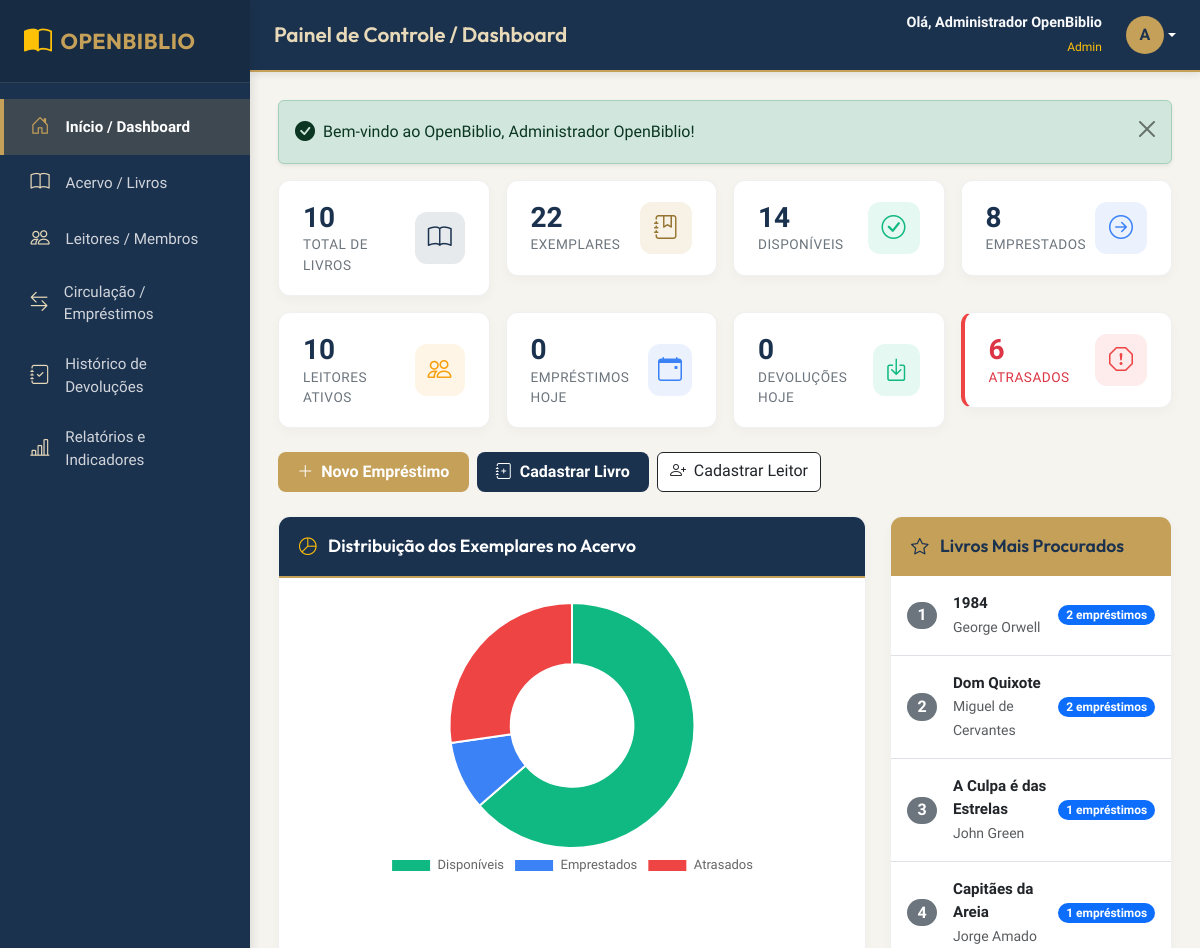
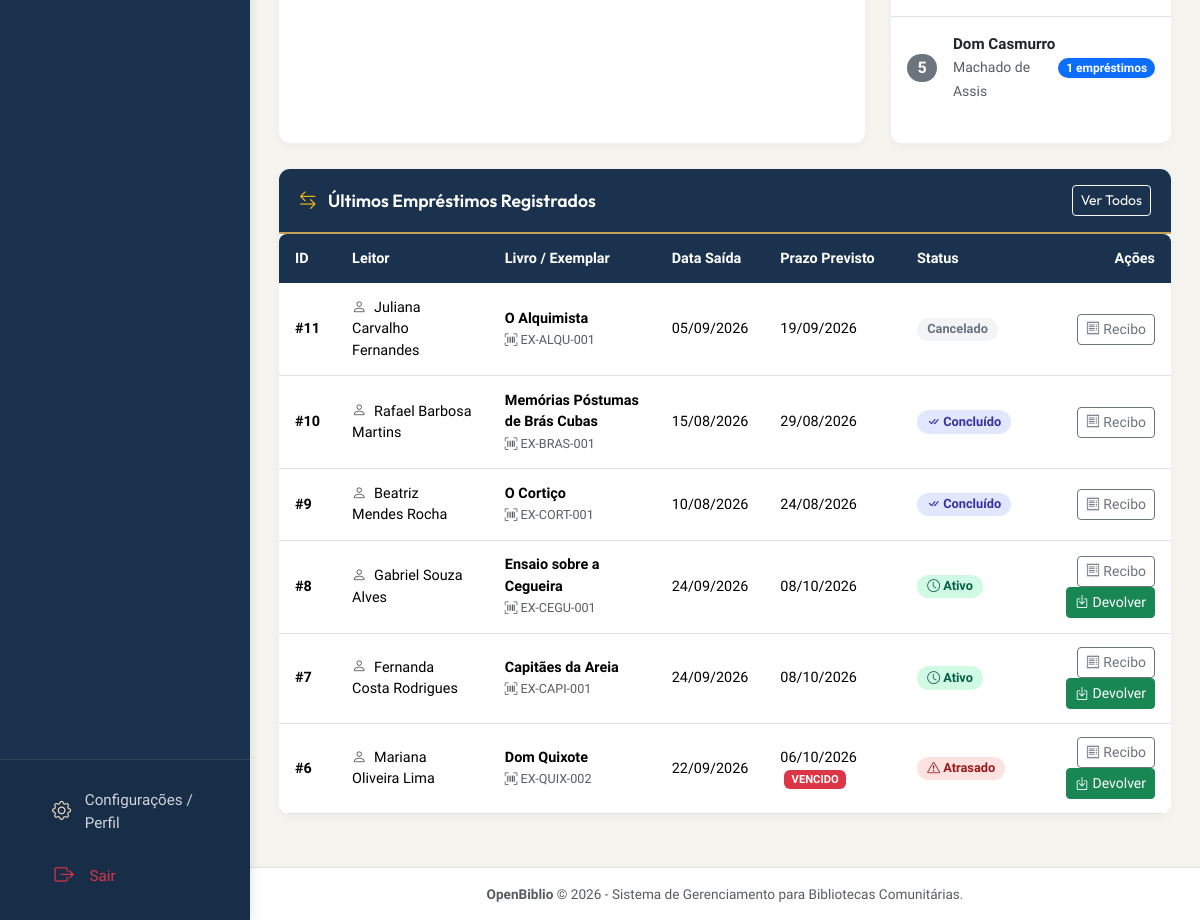
/index.php (signed in), run on the app's committed database (2 pictures, top to bottom).
### tables this page shows
CREATE TABLE `livros` (
  `id` INT AUTO_INCREMENT PRIMARY KEY,
  `titulo` VARCHAR(200) NOT NULL,
  `autor` VARCHAR(150) NOT NULL,
  `isbn` VARCHAR(20) UNIQUE NULL,
  `editora` VARCHAR(100) NULL,
  `ano_publicacao` INT NULL,
  `categoria` VARCHAR(100) NULL,
  `descricao` TEXT NULL,
  `capa` VARCHAR(255) NULL,
  `quantidade_total` INT NOT NULL DEFAULT 0,
  `quantidade_disponivel` INT NOT NULL DEFAULT 0,
  `status` ENUM('Disponível', 'Indisponível') NOT NULL DEFAULT 'Disponível',
  `ativo` TINYINT(1) NOT NULL DEFAULT 1,
  `criado_em` TIMESTAMP DEFAULT CURRENT_TIMESTAMP,
  `atualizado_em` TIMESTAMP DEFAULT CURRENT_TIMESTAMP ON UPDATE CURRENT_TIMESTAMP,
  INDEX `idx_livros_titulo` (`titulo`),
  INDEX `idx_livros_autor` (`autor`),
  INDEX `idx_livros_isbn` (`isbn`),
  INDEX `idx_livros_ativo` (`ativo`)
);

CREATE TABLE `emprestimos` (
  `id` INT AUTO_INCREMENT PRIMARY KEY,
  `leitor_id` INT NOT NULL,
  `livro_id` INT NOT NULL,
  `exemplar_id` INT NOT NULL,
  `usuario_id` INT NOT NULL,
  `data_emprestimo` DATE NOT NULL,
  `data_prevista_devolucao` DATE NOT NULL,
  `data_cancelamento` DATETIME NULL,
  `status` ENUM('Ativo', 'Concluído', 'Cancelado') NOT NULL DEFAULT 'Ativo',
  `observacoes` TEXT NULL,
  `criado_em` TIMESTAMP DEFAULT CURRENT_TIMESTAMP,
  `atualizado_em` TIMESTAMP DEFAULT CURRENT_TIMESTAMP ON UPDATE CURRENT_TIMESTAMP,
  CONSTRAINT `fk_emprestimos_leitor` FOREIGN KEY (`leitor_id`) REFERENCES `leitores` (`id`) ON DELETE RESTRICT ON UPDATE CASCADE,
  CONSTRAINT `fk_emprestimos_livro` FOREIGN KEY (`livro_id`) REFERENCES `livros` (`id`) ON DELETE RESTRICT ON UPDATE CASCADE,
  CONSTRAINT `fk_emprestimos_exemplar` FOREIGN KEY (`exemplar_id`) REFERENCES `exemplares` (`id`) ON DELETE RESTRICT ON UPDATE CASCADE,
  CONSTRAINT `fk_emprestimos_usuario` FOREIGN KEY (`usuario_id`) REFERENCES `usuarios` (`id`) ON DELETE RESTRICT ON UPDATE CASCADE,
  INDEX `idx_emprestimos_status` (`status`),
  INDEX `idx_emprestimos_datas` (`data_emprestimo`, `data_prevista_devolucao`)
);

CREATE TABLE `leitores` (
  `id` INT AUTO_INCREMENT PRIMARY KEY,
  `nome_completo` VARCHAR(150) NOT NULL,
  `cpf` VARCHAR(14) UNIQUE NULL,
  `email` VARCHAR(150) NULL,
  `telefone` VARCHAR(20) NULL,
  `endereco` TEXT NULL,
  `ativo` TINYINT(1) NOT NULL DEFAULT 1,
  `criado_em` TIMESTAMP DEFAULT CURRENT_TIMESTAMP,
  `atualizado_em` TIMESTAMP DEFAULT CURRENT_TIMESTAMP ON UPDATE CURRENT_TIMESTAMP,
  INDEX `idx_leitores_cpf` (`cpf`),
  INDEX `idx_leitores_nome` (`nome_completo`),
  INDEX `idx_leitores_ativo` (`ativo`)
);

CREATE TABLE `exemplares` (
  `id` INT AUTO_INCREMENT PRIMARY KEY,
  `livro_id` INT NOT NULL,
  `codigo_exemplar` VARCHAR(50) NOT NULL UNIQUE,
  `status` ENUM('Disponível', 'Emprestado', 'Manutenção', 'Inativo') NOT NULL DEFAULT 'Disponível',
  `observacoes` TEXT NULL,
  `criado_em` TIMESTAMP DEFAULT CURRENT_TIMESTAMP,
  CONSTRAINT `fk_exemplares_livro` FOREIGN KEY (`livro_id`) REFERENCES `livros` (`id`) ON DELETE RESTRICT ON UPDATE CASCADE,
  INDEX `idx_exemplares_codigo` (`codigo_exemplar`),
  INDEX `idx_exemplares_status` (`status`)
);

### index.php (the view, shortened to what this page needs)
<?php
$db = getDBConnection();
$totalLivros = (int) $db->query("SELECT COUNT(*) FROM livros WHERE ativo = 1")->fetchColumn();
$totalExemplares = (int) $db->query("SELECT COUNT(*) FROM exemplares")->fetchColumn();
$exemplaresDisponiveis = (int) $db->query("SELECT COUNT(*) FROM exemplares WHERE status = 'Disponível'")->fetchColumn();
$exemplaresEmprestados = (int) $db->query("SELECT COUNT(*) FROM exemplares WHERE status = 'Emprestado'")->fetchColumn();
$leitoresAtivos = (int) $db->query("SELECT COUNT(*) FROM leitores WHERE ativo = 1")->fetchColumn();
$emprestimosHoje = (int) $db->query("SELECT COUNT(*) FROM emprestimos WHERE data_emprestimo = CURRENT_DATE()")->fetchColumn();
$devolucoesHoje = (int) $db->query("SELECT COUNT(*) FROM devolucoes WHERE DATE(data_devolucao_real) = CURRENT_DATE()")->fetchColumn();
$emprestimosAtrasados = (int) $db->query("SELECT COUNT(*) FROM emprestimos WHERE status = 'Ativo' AND data_prevista_devolucao < CURRENT_DATE()")->fetchColumn();
$stmtUltimos = $db->query("
    SELECT e.id, e.data_emprestimo, e.data_prevista_devolucao, e.status,
           l.nome_completo AS leitor_nome,
           b.titulo AS livro_titulo, b.autor AS livro_autor,
           ex.codigo_exemplar
    FROM emprestimos e
    JOIN leitores l ON e.leitor_id = l.id
    JOIN livros b ON e.livro_id = b.id
    JOIN exemplares ex ON e.exemplar_id = ex.id
    ORDER BY e.id DESC
    LIMIT 6
");
$ultimosEmprestimos = $stmtUltimos->fetchAll();
$stmtMaisProcurados = $db->query("
    SELECT b.id, b.titulo, b.autor, b.categoria, b.capa, COUNT(e.id) AS total_emprestimos
    FROM livros b
    LEFT JOIN emprestimos e ON b.id = e.livro_id
    WHERE b.ativo = 1
    GROUP BY b.id
    ORDER BY total_emprestimos DESC, b.titulo ASC
    LIMIT 5
");
$livrosMaisProcurados = $stmtMaisProcurados->fetchAll();
include __DIR__ . '/includes/header.php';
?>
<div class="row g-3 mb-4">
    <div class="col-6 col-md-3">
        <div class="stat-card">
            <div class="stat-info">
                <div class="stat-value"><?= $totalLivros ?></div>
                <div class="stat-label">Total de Livros</div>
            </div>
            <div class="stat-icon navy">
                <i class="bi bi-book"></i>
            </div>
        </div>
    </div>
    <div class="col-6 col-md-3">
        <div class="stat-card">
            <div class="stat-info">
                <div class="stat-value"><?= $totalExemplares ?></div>
                <div class="stat-label">Exemplares</div>
            </div>
            <div class="stat-icon gold">
                <i class="bi bi-journal-bookmark"></i>
            </div>
        </div>
    </div>
    <div class="col-6 col-md-3">
        <div class="stat-card">
            <div class="stat-info">
                <div class="stat-value"><?= $exemplaresDisponiveis ?></div>
                <div class="stat-label">Disponíveis</div>
            </div>
            <div class="stat-icon green">
                <i class="bi bi-check-circle"></i>
            </div>
        </div>
    </div>
    <div class="col-6 col-md-3">
        <div class="stat-card">
            <div class="stat-info">
                <div class="stat-value"><?= $exemplaresEmprestados ?></div>
                <div class="stat-label">Emprestados</div>
            </div>
            <div class="stat-icon blue">
                <i class="bi bi-arrow-right-circle"></i>
            </div>
        </div>
    </div>
    <div class="col-6 col-md-3">
        <div class="stat-card">
            <div class="stat-info">
                <div class="stat-value"><?= $leitoresAtivos ?></div>
                <div class="stat-label">Leitores Ativos</div>
            </div>
            <div class="stat-icon yellow">
                <i class="bi bi-people"></i>
            </div>
        </div>
    </div>
    <div class="col-6 col-md-3">
        <div class="stat-card">
            <div class="stat-info">
                <div class="stat-value"><?= $emprestimosHoje ?></div>
                <div class="stat-label">Empréstimos Hoje</div>
            </div>
            <div class="stat-icon blue">
                <i class="bi bi-calendar-event"></i>
            </div>
        </div>
    </div>
    <div class="col-6 col-md-3">
        <div class="stat-card">
            <div class="stat-info">
                <div class="stat-value"><?= $devolucoesHoje ?></div>
                <div class="stat-label">Devoluções Hoje</div>
            </div>
            <div class="stat-icon green">
                <i class="bi bi-box-arrow-in-down"></i>
            </div>
        </div>
    </div>
    <div class="col-6 col-md-3">
        <div class="stat-card" style="border-left: 4px solid var(--ob-danger);">
            <div class="stat-info">
                <div class="stat-value text-danger"><?= $emprestimosAtrasados ?></div>
                <div class="stat-label text-danger">Atrasados</div>
            </div>
            <div class="stat-icon red">
                <i class="bi bi-exclamation-octagon"></i>
            </div>
        </div>
    </div>
</div>
<div class="d-flex flex-wrap gap-2 mb-4">
    <a href="emprestimo_novo.php" class="btn btn-gold">
        <i class="bi bi-plus-lg me-1"></i> Novo Empréstimo
    </a>
    <a href="livro_cadastrar.php" class="btn btn-navy">
        <i class="bi bi-journal-plus me-1"></i> Cadastrar Livro
    </a>
    <a href="leitor_cadastrar.php" class="btn btn-outline-dark bg-white">
        <i class="bi bi-person-plus me-1"></i> Cadastrar Leitor
    </a>
</div>
<div class="row g-4 mb-4">
    <div class="col-lg-8">
        <div class="card-ob h-100">
            <div class="card-ob-header">
                <span><i class="bi bi-pie-chart me-2 text-warning"></i> Distribuição dos Exemplares no Acervo</span>
            </div>
            <div class="card-ob-body d-flex align-items-center justify-content-center">
                <div style="width: 100%; max-height: 280px; position: relative;">
                    <canvas id="chartAcervo"></canvas>
                </div>
            </div>
        </div>
    </div>
    <div class="col-lg-4">
        <div class="card-ob h-100">
            <div class="card-ob-header gold">
                <span><i class="bi bi-star me-2"></i> Livros Mais Procurados</span>
            </div>
            <div class="card-ob-body p-0">
                <ul class="list-group list-group-flush">
                    <?php if (empty($livrosMaisProcurados)): ?>
                        <li class="list-group-item text-muted text-center py-4">Nenhum livro registrado.</li>
                    <?php else: ?>
                        <?php foreach ($livrosMaisProcurados as $index => $livro): ?>
                            <li class="list-group-item d-flex justify-content-between align-items-center py-3">
                                <div class="d-flex align-items-center gap-3">
                                    <span class="badge bg-secondary rounded-pill fs-6"><?= $index + 1 ?></span>
                                    <div>
                                        <div class="fw-bold text-dark" style="font-size: 0.95rem;"><?= htmlspecialchars($livro['titulo']) ?></div>
                                        <small class="text-muted"><?= htmlspecialchars($livro['autor']) ?></small>
                                    </div>
                                </div>
                                <span class="badge bg-primary rounded-pill"><?= $livro['total_emprestimos'] ?> empréstimos</span>
                            </li>
                        <?php endforeach; ?>
                    <?php endif; ?>
                </ul>
            </div>
        </div>
    </div>
</div>
<div class="card-ob">
    <div class="card-ob-header d-flex justify-content-between align-items-center">
        <span><i class="bi bi-arrow-left-right me-2 text-warning"></i> Últimos Empréstimos Registrados</span>
        <a href="emprestimos.php" class="btn btn-sm btn-outline-light">Ver Todos</a>
    </div>
    <div class="card-ob-body p-0">
        <div class="table-responsive">
            <table class="table table-hover table-ob mb-0">
                <thead>
                    <tr>
                        <th>ID</th>
                        <th>Leitor</th>
                        <th>Livro / Exemplar</th>
                        <th>Data Saída</th>
                        <th>Prazo Previsto</th>
                        <th>Status</th>
                        <th class="text-end">Ações</th>
                    </tr>
                </thead>
                <tbody>
                    <?php if (empty($ultimosEmprestimos)): ?>
                        <tr>
                            <td colspan="7" class="text-center text-muted py-4">Nenhum empréstimo registrado no momento.</td>
                        </tr>
                    <?php else: ?>
                        <?php foreach ($ultimosEmprestimos as $emp):
                            $isAtrasado = ($emp['status'] === 'Ativo' && strtotime($emp['data_prevista_devolucao']) < strtotime(date('Y-m-d')));
                        ?>
                            <tr>
                                <td><strong>#<?= $emp['id'] ?></strong></td>
                                <td>
                                    <i class="bi bi-person text-muted me-1"></i>
                                    <?= htmlspecialchars($emp['leitor_nome']) ?>
                                </td>
                                <td>
                                    <div class="fw-semibold"><?= htmlspecialchars($emp['livro_titulo']) ?></div>
                                    <small class="text-muted"><i class="bi bi-upc-scan"></i> <?= htmlspecialchars($emp['codigo_exemplar']) ?></small>
                                </td>
                                <td><?= date('d/m/Y', strtotime($emp['data_emprestimo'])) ?></td>
                                <td>
                                    <?= date('d/m/Y', strtotime($emp['data_prevista_devolucao'])) ?>
                                    <?php if ($isAtrasado): ?>
                                        <span class="badge bg-danger ms-1" style="font-size: 0.7rem;">VENCIDO</span>
                                    <?php endif; ?>
                                </td>
                                <td>
                                    <?php if ($emp['status'] === 'Concluído'): ?>
                                        <span class="badge badge-status badge-concluido"><i class="bi bi-check-all"></i> Concluído</span>
                                    <?php elseif ($emp['status'] === 'Cancelado'): ?>
                                        <span class="badge badge-status badge-cancelado">Cancelado</span>
                                    <?php elseif ($isAtrasado): ?>
                                        <span class="badge badge-status badge-atrasado"><i class="bi bi-exclamation-triangle"></i> Atrasado</span>
                                    <?php else: ?>
                                        <span class="badge badge-status badge-ativo"><i class="bi bi-clock"></i> Ativo</span>
                                    <?php endif; ?>
                                </td>
                                <td class="text-end">
                                    <a href="recibo.php?id=<?= $emp['id'] ?>" class="btn btn-sm btn-outline-secondary" title="Ver Recibo">
                                        <i class="bi bi-receipt"></i> Recibo
                                    </a>
                                    <?php if ($emp['status'] === 'Ativo'): ?>
                                        <button type="button" class="btn btn-sm btn-success text-white" data-bs-toggle="modal" data-bs-target="#modalDevolucao<?= $emp['id'] ?>">
                                            <i class="bi bi-box-arrow-in-down"></i> Devolver
                                        </button>
                                    <?php endif; ?>
                                </td>
                            </tr>
                        <?php endforeach; ?>
                    <?php endif; ?>
                </tbody>
            </table>
        </div>
    </div>
</div>
<script>
document.addEventListener('DOMContentLoaded', function() {
    const ctx = document.getElementById('chartAcervo').getContext('2d');
    new Chart(ctx, {
        type: 'doughnut',
        data: {
            labels: ['Disponíveis', 'Emprestados', 'Atrasados'],
            datasets: [{
                data: [<?= $exemplaresDisponiveis ?>, <?= $exemplaresEmprestados - $emprestimosAtrasados ?>, <?= $emprestimosAtrasados ?>],
                backgroundColor: ['#10b981', '#3b82f6', '#ef4444'],
                borderWidth: 2,
                borderColor: '#ffffff'
            }]
        },
        options: {
            responsive: true,
            maintainAspectRatio: false,
            plugins: {
                legend: {
                    position: 'bottom',
                    labels: { font: { family: 'Plus Jakarta Sans', size: 13 } }
                }
            }
        }
    });
});
</script>
<?php include __DIR__ . '/includes/footer.php'; ?>

### data on the page
livros: titulo "1984", autor "George Orwell", total_emprestimos "2"
livros: titulo "Dom Quixote", autor "Miguel de Cervantes", total_emprestimos "2"
livros: titulo "A Culpa é das Estrelas", autor "John Green", total_emprestimos "1"
livros: titulo "Capitães da Areia", autor "Jorge Amado", total_emprestimos "1"
livros: titulo "Dom Casmurro", autor "Machado de Assis", total_emprestimos "1"
emprestimos: id "11", leitor.nome_completo "Juliana Carvalho Fernandes", livro.titulo "O Alquimista", exemplar.codigo_exemplar "EX-ALQU-001", data_emprestimo "05/09/2026", data_prevista_devolucao "19/09/2026", status "Cancelado"
emprestimos: id "10", leitor.nome_completo "Rafael Barbosa Martins", livro.titulo "Memórias Póstumas de Brás Cubas", exemplar.codigo_exemplar "EX-BRAS-001", data_emprestimo "15/08/2026", data_prevista_devolucao "29/08/2026", status "Concluído" (drawn)
emprestimos: id "9", leitor.nome_completo "Beatriz Mendes Rocha", livro.titulo "O Cortiço", exemplar.codigo_exemplar "EX-CORT-001", data_emprestimo "10/08/2026", data_prevista_devolucao "24/08/2026", status "Concluído" (drawn)
emprestimos: id "8", leitor.nome_completo "Gabriel Souza Alves", livro.titulo "Ensaio sobre a Cegueira", exemplar.codigo_exemplar "EX-CEGU-001", data_emprestimo "24/09/2026", data_prevista_devolucao "08/10/2026", status "Ativo" (drawn)
emprestimos: id "7", leitor.nome_completo "Fernanda Costa Rodrigues", livro.titulo "Capitães da Areia", exemplar.codigo_exemplar "EX-CAPI-001", data_emprestimo "24/09/2026", data_prevista_devolucao "08/10/2026", status "Ativo" (drawn)
emprestimos: id "6", leitor.nome_completo "Mariana Oliveira Lima", livro.titulo "Dom Quixote", exemplar.codigo_exemplar "EX-QUIX-002", data_emprestimo "22/09/2026", data_prevista_devolucao "06/10/2026", status "VENCIDO"

### other printed values
$pageHeaderTitle "Painel de Controle / Dashboard"
$user['nome'] "Administrador OpenBiblio"
$user['perfil'] "Admin"
substr($user['nome'] ?? 'A', 0, 1) "A"
$msg['message'] "Bem-vindo ao OpenBiblio, Administrador OpenBiblio!"
$totalLivros "10"
$totalExemplares "22"
$exemplaresDisponiveis "14"
$exemplaresEmprestados "8"
$leitoresAtivos "10"
$emprestimosHoje "0"
$devolucoesHoje "0"
$emprestimosAtrasados "6"
chart data {{ $exemplaresDisponiveis }} 14
chart data {{ $exemplaresEmprestados - $emprestimosAtrasados }} 2
